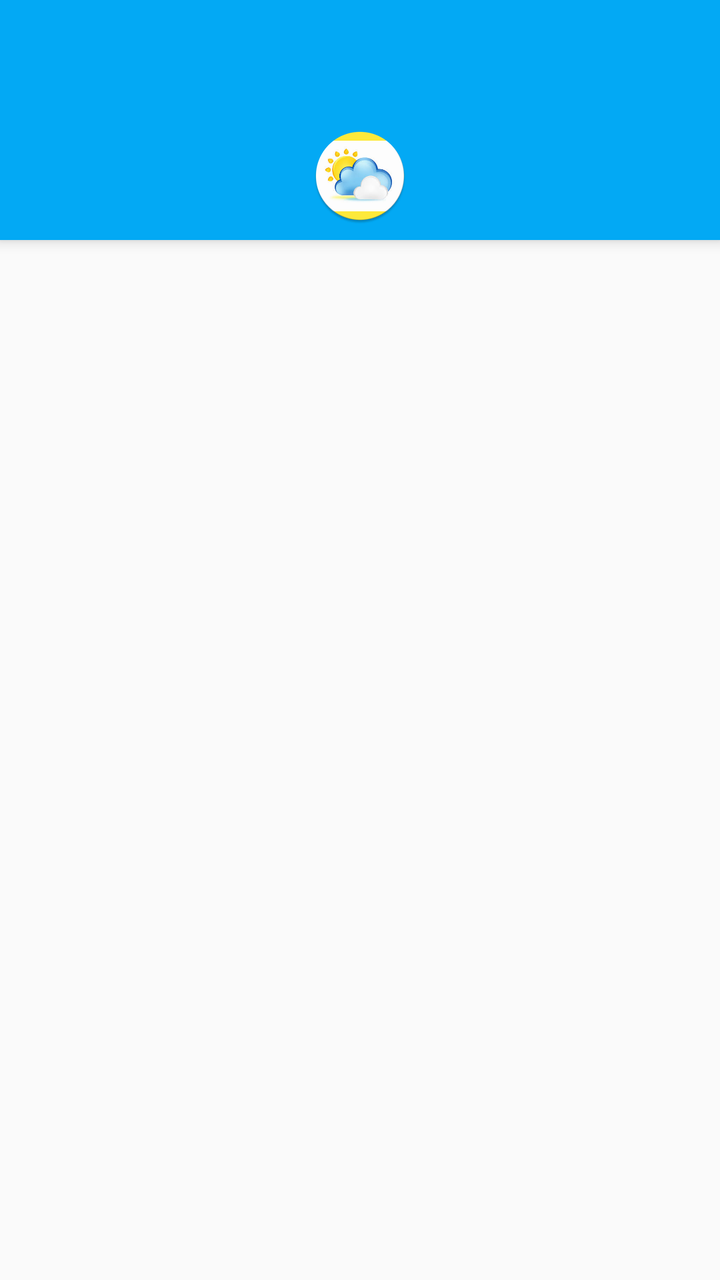
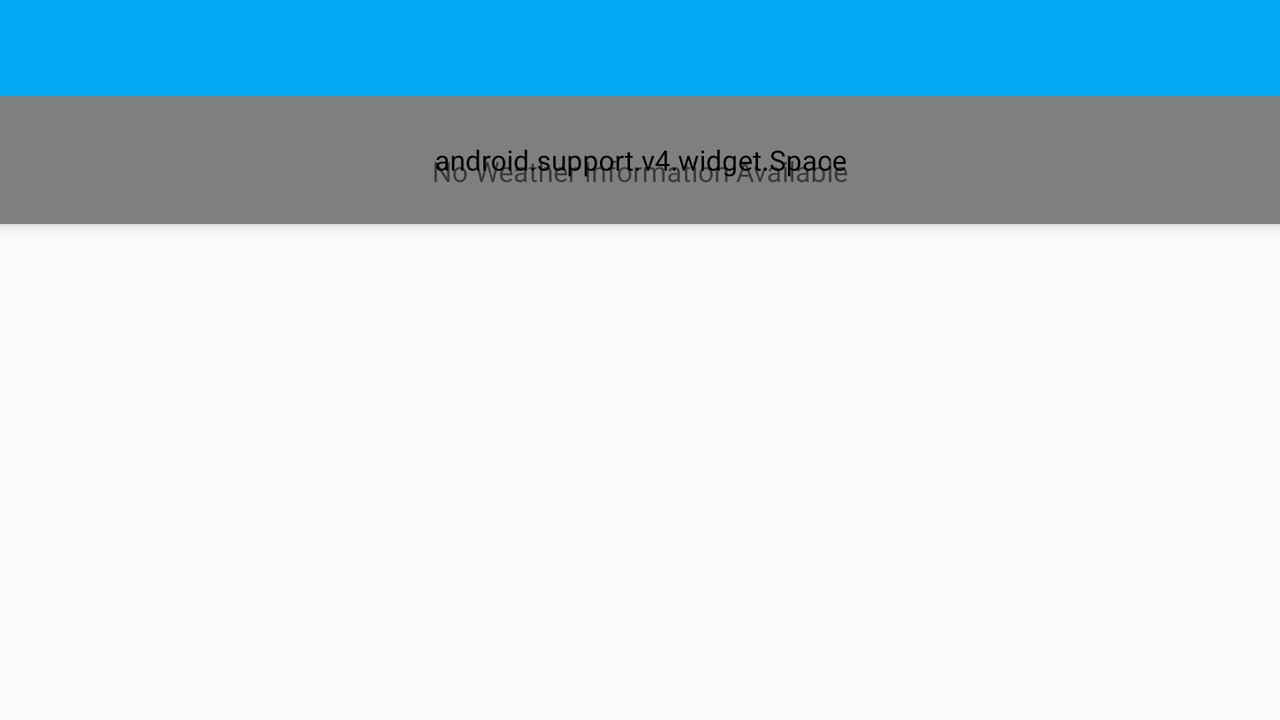

The same Android screen from two of the app's own layout files: first res/layout/ as a phone draws it, then the author's variant for another configuration, drawn on a device whose configuration selects that folder. Both files follow.
<!-- AndroidManifest.xml: activity theme AppTheme.Main -->
<!-- res/layout/fragment_main.xml -->
<FrameLayout
    xmlns:android="http://schemas.android.com/apk/res/android"
    xmlns:app="http://schemas.android.com/apk/res-auto"
    android:layout_width="match_parent"
    android:layout_height="match_parent">

    <android.support.design.widget.CoordinatorLayout
        android:layout_width="match_parent"
        android:layout_height="match_parent"
        android:id="@+id/col">
        <android.support.design.widget.AppBarLayout
            android:layout_width="match_parent"
            android:layout_height="wrap_content"
            android:id="@+id/appbar"
            android:theme="@style/ThemeOverlay.AppCompat.Dark.ActionBar"
            app:elevation="@dimen/appbar_elevation">
            <android.support.v7.widget.Toolbar
                android:layout_width="match_parent"
                android:layout_height="wrap_content"
                android:id="@+id/toolbar"
                android:elevation="0dp"
                app:layout_scrollFlags="scroll|enterAlways"
                app:theme="@style/ThemeOverlay.AppCompat.Dark.ActionBar">
                <ImageView
                    android:layout_width="wrap_content"
                    android:layout_height="?attr/listPreferredItemHeight"
                    android:layout_marginTop="?attr/actionBarSize"
                    android:layout_gravity="center_horizontal"
                    android:contentDescription="@string/app_name"
                    android:scaleType="center"
                    android:src="@mipmap/weather" />
            </android.support.v7.widget.Toolbar>
        </android.support.design.widget.AppBarLayout>

        <android.support.v7.widget.RecyclerView
            android:layout_width="match_parent"
            android:layout_height="match_parent"
            android:id="@+id/recyclerview_forecast"
            app:layout_behavior="@string/appbar_scrolling_view_behavior" />

        
        <TextView
            android:layout_marginTop="60dp"
            android:layout_width="match_parent"
            android:layout_height="match_parent"
            android:id="@+id/recyclerview_forecast_empty"
            android:text="@string/empty_forecast_list"
            android:gravity="center_horizontal"
            app:layout_anchor="@+id/recyclerview_forecast"
            app:layout_anchorGravity="fill"
            android:paddingRight="@dimen/activity_horizontal_margin"
            android:paddingEnd="@dimen/activity_horizontal_margin"
            android:paddingLeft="@dimen/activity_horizontal_margin"
            android:paddingStart="@dimen/activity_horizontal_margin"
            android:paddingTop="@dimen/activity_vertical_margin"
            android:paddingBottom="@dimen/activity_vertical_margin"/>

    </android.support.design.widget.CoordinatorLayout>
</FrameLayout>
<!-- resources referenced by this layout -->
<resources>
  <dimen name="activity_horizontal_margin">16dp</dimen>
  <dimen name="activity_vertical_margin">16dp</dimen>
  <dimen name="appbar_elevation">4dp</dimen>
  <!-- mipmap weather: png bitmap (mipmap-hdpi, 7624 bytes) -->
  <string name="app_name">Weather24</string>
  <string name="empty_forecast_list">No Weather Information Available</string>
  <style name="AppTheme.Main" parent="@style/AppTheme" />
  <style name="AppTheme" parent="@style/Theme.AppCompat.Light.NoActionBar">
          <item name="colorPrimary">@color/primary</item>
          <item name="colorPrimaryDark">@color/primary_dark</item>
          <item name="colorAccent">@color/accent</item>
          <item name="toolbarStyle">@style/Toolbar</item>
      </style>
  <color name="primary">#03A9F4</color>
  <color name="primary_dark">#0288D1</color>
  <color name="accent">#FFD740</color>
  <style name="Toolbar" parent="Widget.AppCompat.Toolbar">
          <item name="android:background">?attr/colorPrimary</item>
          <item name="popupTheme">@style/Theme.AppCompat.Light</item>
      </style>
</resources>
<!-- res/layout-land/fragment_main.xml (the author's variant of the layout above) -->
<!-- drawn on the phone turned sideways -->
<?xml version="1.0" encoding="utf-8"?>
<RelativeLayout
    xmlns:android="http://schemas.android.com/apk/res/android"
    xmlns:app="http://schemas.android.com/apk/res-auto"
    android:layout_width="match_parent"
    android:layout_height="match_parent">
    <LinearLayout
        android:layout_width="match_parent"
        android:layout_height="wrap_content"
        android:id="@+id/parallax_bar"
        android:layout_alignParentTop="true"
        android:background="?attr/colorPrimary"
        android:elevation="@dimen/appbar_elevation"
        android:orientation="vertical">

        <android.support.v7.widget.Toolbar
            android:layout_width="match_parent"
            android:layout_height="?attr/actionBarSize"
            android:id="@+id/toolbar"
            android:elevation="0dp"
            app:theme="@style/ThemeOverlay.AppCompat.Dark.ActionBar"
            app:popupTheme="@style/ThemeOverlay.AppCompat.Light"/>
        <android.support.v4.widget.Space
            android:layout_width="match_parent"
            android:layout_height="?attr/listPreferredItemHeight" />
    </LinearLayout>

    <include
        layout="@layout/fragment_main_base"
        android:layout_alignParentTop="true"
        android:layout_centerHorizontal="true"
        android:layout_height="match_parent"
        android:layout_width="@dimen/landscape_forecast_view_width" />

</RelativeLayout>
<!-- res/layout/fragment_main_base.xml (included above) -->
<?xml version="1.0" encoding="utf-8"?>
<FrameLayout
    xmlns:android="http://schemas.android.com/apk/res/android"
    xmlns:tools="http://schemas.android.com/tools"
    android:layout_width="match_parent"
    android:layout_height="match_parent"
    android:elevation="@dimen/appbar_elevation"
    tools:context="com.awesome.chaitanya.weather24.ForecastFragment">

    <android.support.v7.widget.RecyclerView
        android:layout_width="match_parent"
        android:layout_height="match_parent"
        android:id="@+id/recyclerview_forecast"/>

    <TextView
        android:layout_marginTop="60dp"
        android:layout_width="match_parent"
        android:layout_height="match_parent"
        android:id="@+id/recyclerview_forecast_empty"
        android:text="@string/empty_forecast_list"
        android:gravity="center_horizontal"
        android:paddingRight="@dimen/activity_horizontal_margin"
        android:paddingEnd="@dimen/activity_horizontal_margin"
        android:paddingLeft="@dimen/activity_horizontal_margin"
        android:paddingStart="@dimen/activity_horizontal_margin"
        android:paddingTop="@dimen/activity_vertical_margin"
        android:paddingBottom="@dimen/activity_vertical_margin"/>

</FrameLayout>
<!-- resources referenced by the variant -->
<!-- as the phone turned sideways resolves them -->
<resources>
  <dimen name="activity_horizontal_margin">16dp</dimen>
  <dimen name="activity_vertical_margin">16dp</dimen>
  <dimen name="appbar_elevation">4dp</dimen>
  <dimen name="landscape_forecast_view_width">360dp</dimen>
  <string name="empty_forecast_list">No Weather Information Available</string>
  <style name="AppTheme.Main" parent="@style/AppTheme" />
  <style name="AppTheme" parent="@style/Theme.AppCompat.Light.NoActionBar">
          <item name="colorPrimary">@color/primary</item>
          <item name="colorPrimaryDark">@color/primary_dark</item>
          <item name="colorAccent">@color/accent</item>
          <item name="toolbarStyle">@style/Toolbar</item>
      </style>
  <color name="primary">#03A9F4</color>
  <color name="primary_dark">#0288D1</color>
  <color name="accent">#FFD740</color>
  <style name="Toolbar" parent="Widget.AppCompat.Toolbar">
          <item name="android:background">?attr/colorPrimary</item>
          <item name="popupTheme">@style/Theme.AppCompat.Light</item>
      </style>
</resources>
